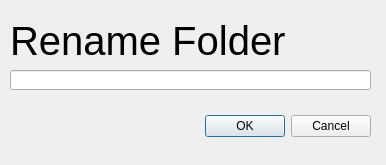
<?xml version="1.0" encoding="UTF-8"?>
<ui version="4.0">
 <class>Dialog</class>
 <widget class="QDialog" name="Dialog">
  <property name="geometry">
   <rect>
    <x>0</x>
    <y>0</y>
    <width>386</width>
    <height>165</height>
   </rect>
  </property>
  <property name="windowTitle">
   <string>Dialog</string>
  </property>
  <widget class="QDialogButtonBox" name="buttonBox">
   <property name="geometry">
    <rect>
     <x>30</x>
     <y>110</y>
     <width>341</width>
     <height>32</height>
    </rect>
   </property>
   <property name="orientation">
    <enum>Qt::Horizontal</enum>
   </property>
   <property name="standardButtons">
    <set>QDialogButtonBox::Cancel|QDialogButtonBox::Ok</set>
   </property>
  </widget>
  <widget class="QLabel" name="label">
   <property name="geometry">
    <rect>
     <x>10</x>
     <y>10</y>
     <width>301</width>
     <height>61</height>
    </rect>
   </property>
   <property name="font">
    <font>
     <pointsize>30</pointsize>
    </font>
   </property>
   <property name="text">
    <string>Rename Folder</string>
   </property>
  </widget>
  <widget class="QLineEdit" name="lineEdit">
   <property name="geometry">
    <rect>
     <x>10</x>
     <y>70</y>
     <width>361</width>
     <height>20</height>
    </rect>
   </property>
  </widget>
 </widget>
 <resources/>
 <connections>
  <connection>
   <sender>buttonBox</sender>
   <signal>accepted()</signal>
   <receiver>Dialog</receiver>
   <slot>accept()</slot>
   <hints>
    <hint type="sourcelabel">
     <x>248</x>
     <y>254</y>
    </hint>
    <hint type="destinationlabel">
     <x>157</x>
     <y>274</y>
    </hint>
   </hints>
  </connection>
  <connection>
   <sender>buttonBox</sender>
   <signal>rejected()</signal>
   <receiver>Dialog</receiver>
   <slot>reject()</slot>
   <hints>
    <hint type="sourcelabel">
     <x>316</x>
     <y>260</y>
    </hint>
    <hint type="destinationlabel">
     <x>286</x>
     <y>274</y>
    </hint>
   </hints>
  </connection>
 </connections>
</ui>
